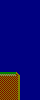

The image is a tile-based game level rendered from a .tmx file. Its description and complete source (layers, tilesets, objects, tile grids) follow:
An orthogonal 10x25 tile map with 4x4 px tiles, 1 tile layer (Capa de Patrones 1).

<map version="1.0" tiledversion="1.0.2" orientation="orthogonal" renderorder="right-down" width="10" height="25" tilewidth="4" tileheight="4" nextobjectid="1">
 <tileset firstgid="1" source="tilesetJungle.tsx" />
 <layer name="Capa de Patrones 1" width="10" height="25">
  <data encoding="csv">
12,12,12,12,12,12,12,12,12,12,
12,12,12,12,12,12,12,12,12,12,
12,12,12,12,12,12,12,12,12,12,
12,12,12,12,12,12,12,12,12,12,
12,12,12,12,12,12,12,12,12,12,
12,12,12,12,12,12,12,12,12,12,
12,12,12,12,12,12,12,12,12,12,
12,12,12,12,12,12,12,12,12,12,
12,12,12,12,12,12,12,12,12,12,
12,12,12,12,12,12,12,12,12,12,
12,12,12,12,12,12,12,12,12,12,
12,12,12,12,12,12,12,12,12,12,
12,12,12,12,12,12,12,12,12,12,
12,12,12,12,12,12,12,12,12,12,
12,12,12,12,12,12,12,12,12,12,
12,12,12,12,12,12,12,12,12,12,
12,12,12,12,12,12,12,12,12,12,
12,12,12,12,12,12,12,12,12,12,
4,4,4,4,8,12,12,12,12,12,
3,3,3,3,6,12,12,12,12,12,
3,3,3,3,6,12,12,12,12,12,
3,3,3,3,6,12,12,12,12,12,
3,3,3,3,6,12,12,12,12,12,
3,3,3,3,6,12,12,12,12,12,
3,3,3,3,6,12,12,12,12,12
</data>
 </layer>
</map>
